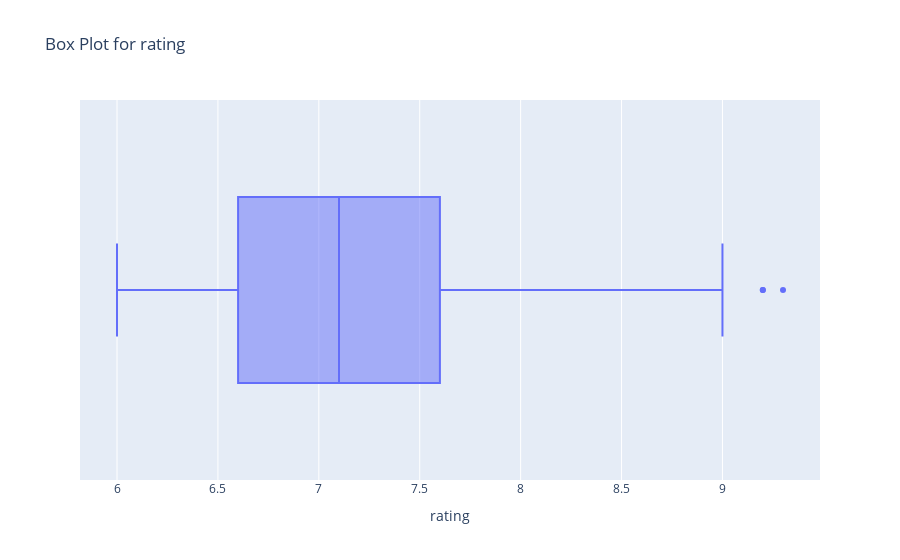
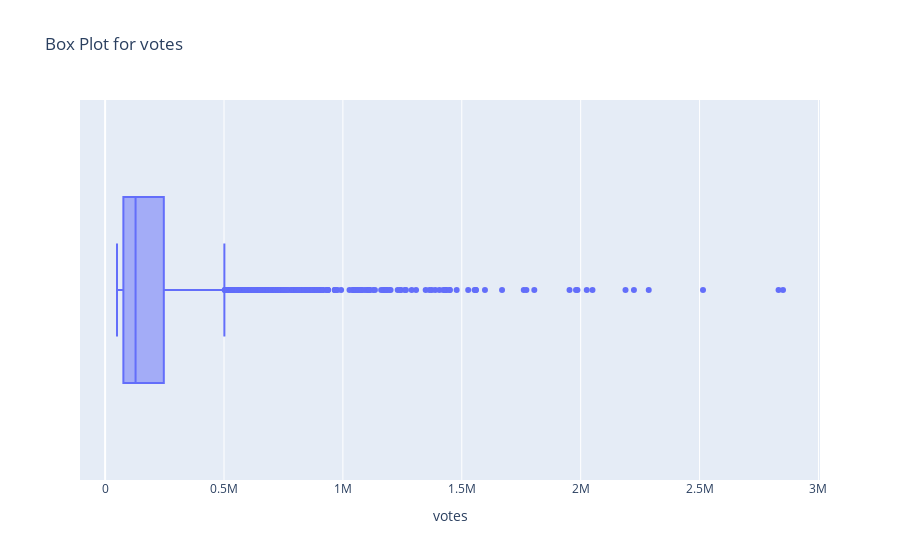
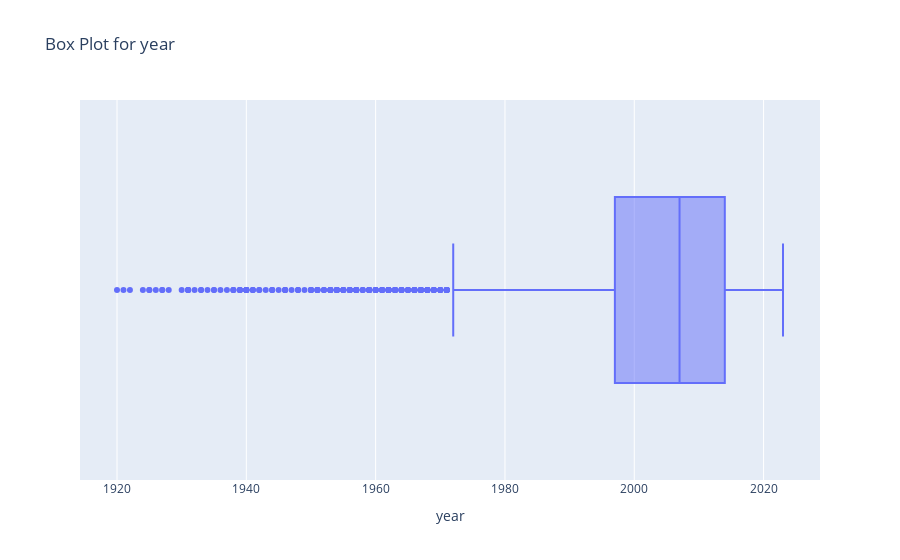
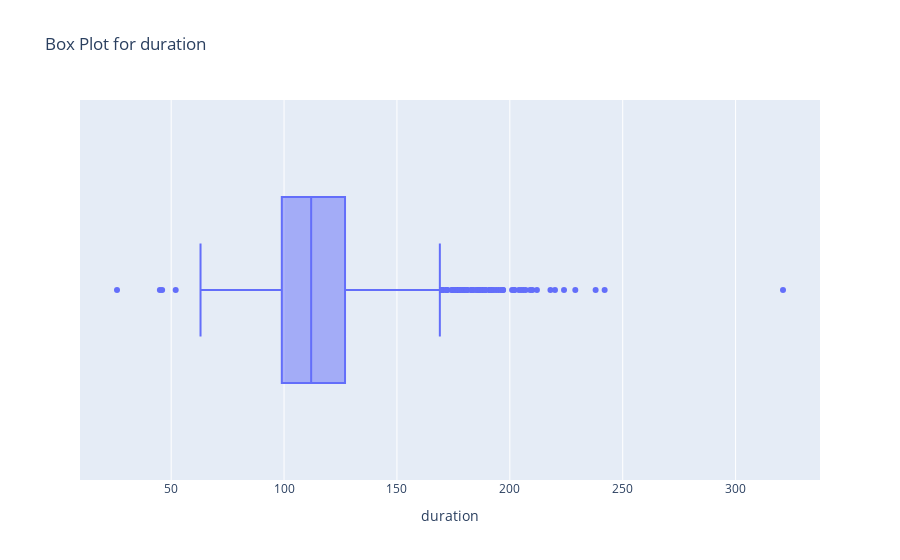

Notebook code for these charts, in order:
### Markdown cell above
what are the outlires? shoud i drop it ?

### Code cell
import plotly.express as px

numeric_columns = movie.select_dtypes(include='number')

for column in numeric_columns.columns:
    fig = px.box(movie, x=column, title=f'Box Plot for {column}')
    fig.show()

### Figure 1 — Plotly figure (JSON) as saved in the notebook; plotly's stock layout.template omitted (floating-point values rounded to 4 significant figures; data arrays with more than 128 entries replaced by an {"elided": "..."} marker saying what was removed)
{"data": [{"alignmentgroup": "True", "hovertemplate": "rating=%{x}<extra></extra>", "legendgroup": "", "marker": {"color": "#636efa"}, "name": "", "notched": false, "offsetgroup": "", "orientation": "h", "showlegend": false, "type": "box", "x": {"elided": "3511 float values"}, "x0": " ", "xaxis": "x", "y0": " ", "yaxis": "y"}], "layout": {"boxmode": "group", "legend": {"tracegroupgap": 0}, "title": {"text": "Box Plot for rating"}, "xaxis": {"anchor": "y", "domain": [0, 1], "title": {"text": "rating"}}, "yaxis": {"anchor": "x", "domain": [0, 1]}}}

### Figure 2 — Plotly figure (JSON) as saved in the notebook; plotly's stock layout.template omitted (floating-point values rounded to 4 significant figures; data arrays with more than 128 entries replaced by an {"elided": "..."} marker saying what was removed)
{"data": [{"alignmentgroup": "True", "hovertemplate": "votes=%{x}<extra></extra>", "legendgroup": "", "marker": {"color": "#636efa"}, "name": "", "notched": false, "offsetgroup": "", "orientation": "h", "showlegend": false, "type": "box", "x": {"elided": "3511 int values"}, "x0": " ", "xaxis": "x", "y0": " ", "yaxis": "y"}], "layout": {"boxmode": "group", "legend": {"tracegroupgap": 0}, "title": {"text": "Box Plot for votes"}, "xaxis": {"anchor": "y", "domain": [0, 1], "title": {"text": "votes"}}, "yaxis": {"anchor": "x", "domain": [0, 1]}}}

### Figure 3 — Plotly figure (JSON) as saved in the notebook; plotly's stock layout.template omitted (floating-point values rounded to 4 significant figures; data arrays with more than 128 entries replaced by an {"elided": "..."} marker saying what was removed)
{"data": [{"alignmentgroup": "True", "hovertemplate": "year=%{x}<extra></extra>", "legendgroup": "", "marker": {"color": "#636efa"}, "name": "", "notched": false, "offsetgroup": "", "orientation": "h", "showlegend": false, "type": "box", "x": {"elided": "3511 int values"}, "x0": " ", "xaxis": "x", "y0": " ", "yaxis": "y"}], "layout": {"boxmode": "group", "legend": {"tracegroupgap": 0}, "title": {"text": "Box Plot for year"}, "xaxis": {"anchor": "y", "domain": [0, 1], "title": {"text": "year"}}, "yaxis": {"anchor": "x", "domain": [0, 1]}}}

### Figure 4 — Plotly figure (JSON) as saved in the notebook; plotly's stock layout.template omitted (floating-point values rounded to 4 significant figures; data arrays with more than 128 entries replaced by an {"elided": "..."} marker saying what was removed)
{"data": [{"alignmentgroup": "True", "hovertemplate": "duration=%{x}<extra></extra>", "legendgroup": "", "marker": {"color": "#636efa"}, "name": "", "notched": false, "offsetgroup": "", "orientation": "h", "showlegend": false, "type": "box", "x": {"elided": "3511 int values"}, "x0": " ", "xaxis": "x", "y0": " ", "yaxis": "y"}], "layout": {"boxmode": "group", "legend": {"tracegroupgap": 0}, "title": {"text": "Box Plot for duration"}, "xaxis": {"anchor": "y", "domain": [0, 1], "title": {"text": "duration"}}, "yaxis": {"anchor": "x", "domain": [0, 1]}}}
